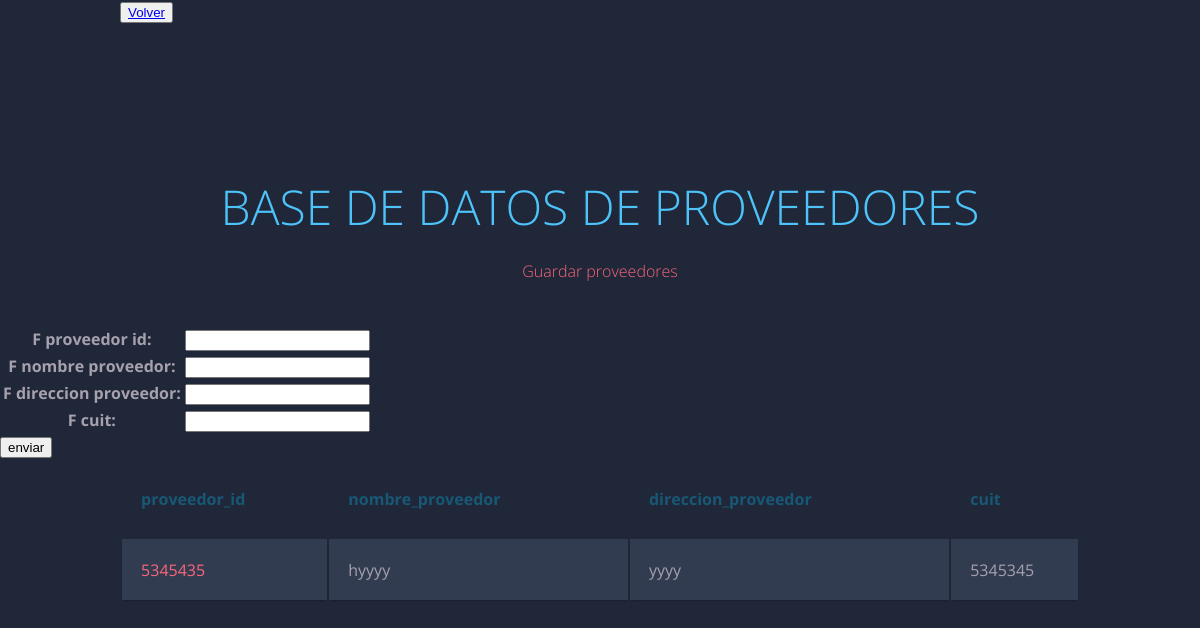
/app_entrega1/proveedores/, run on the app's committed database.
### app_entrega1/models.py (models this page shows, shortened)
class proveedores(models.Model):
  proveedor_id=models.IntegerField()
  nombre_proveedor=models.CharField(max_length=50)
  direccion_proveedor=models.CharField(max_length=50)
  cuit=models.IntegerField()

### app_entrega1/views.py (the view)
# urls.py: path("proveedores/",guardar_proveedores, name='guardar_proveedores'),
def guardar_proveedores(request):
  if request.method=='POST':
    form=proveedores_formularios(request.POST)
    if form.is_valid():
      information=form.cleaned_data
      proveedor_id=information['f_proveedor_id']
      nombre=information['f_nombre_proveedor']
      direccion=information['f_direccion_proveedor']
      cuit=information['f_cuit']
      guardar=proveedores(proveedor_id=proveedor_id, nombre_proveedor=nombre, direccion_proveedor=direccion,cuit=cuit)
      guardar.save()
      formulario=proveedores_formularios()
      all_proveedores = proveedores.objects.all()
      return render(request, 'app_entrega1/proveedores.html', {'formulario':formulario, 'all_proveedores':all_proveedores })
  else:
    formulario=proveedores_formularios()
    all_proveedores = proveedores.objects.all()
    return render(request, 'app_entrega1/proveedores.html', {'formulario':formulario,
    'all_proveedores':all_proveedores})

### app_entrega1/forms.py
class proveedores_formularios(forms.Form):
  f_proveedor_id=forms.IntegerField()
  f_nombre_proveedor=forms.CharField(max_length=50)
  f_direccion_proveedor=forms.CharField(max_length=50)
  f_cuit=forms.IntegerField()

### app_entrega1/templates/app_entrega1/proveedores.html
{% extends 'app_entrega1/padre.html' %}
{% load static %}
{% block titulo %}
  <h1>BASE DE DATOS DE PROVEEDORES</h1>
  <h2>Guardar proveedores</h2>
{% endblock %}
{% block formulario_agregar %}
<form action="{% url 'guardar_proveedores' %}" method="POST">{% csrf_token %}
    <table>
      {{ formulario.as_table }}
    </table>
    <input type="submit" value="enviar">
</form>
{% endblock %}
{% block columnas %}
<tr>
  <th><h1>proveedor_id</h1></th>
  <th><h1>nombre_proveedor</h1></th>
  <th><h1>direccion_proveedor</h1></th>
  <th><h1>cuit</h1></th>
</tr>
{% endblock %}
{% block tabla %}
{% for proveedor in all_proveedores %}
<tr>
   <td> {{ proveedor.proveedor_id }} </td>
   <td> {{ proveedor.nombre_proveedor }} </td>
   <td> {{ proveedor.direccion_proveedor }} </td>
   <td> {{ proveedor.cuit }} </td>
</tr>
{% endfor %}
{% endblock %}

### app_entrega1/static/app_entrega1/style.css (style rules this page uses)
body,html { font-family: "Open Sans", sans-serif; font-weight: 300; line-height: 1.42em; color: #a7a1ae; background-color: #1f2739; margin:0px; height:100%; }
h1 { font-size: 3em; font-weight: 300; line-height: 1em; text-align: center; color: #4dc3fa; }
h2 { font-size: 1em; font-weight: 300; text-align: center; display: block; line-height: 1em; padding-bottom: 2em; color: #fb667a; }
.container th h1 { font-weight: bold; font-size: 1em; text-align: left; color: #185875; }
.container td { font-weight: normal; font-size: 1em; -webkit-box-shadow: 0 2px 2px -2px #0e1119; -moz-box-shadow: 0 2px 2px -2px #0e1119; box-shadow: 0 2px 2px -2px #0e1119; }
.container td, .container th { padding-bottom: 2%; padding-top: 2%; padding-left: 2%; }
.container tr:nth-child(odd) { background-color: #323c50; }
.container tr:nth-child(even) { background-color: #2c3446; }
.container th { background-color: #1f2739; }
.container td:first-child { color: #fb667a; }

### data on the page
proveedores: proveedor_id "5345435", nombre_proveedor "hyyyy", direccion_proveedor "yyyy", cuit "5345345"
